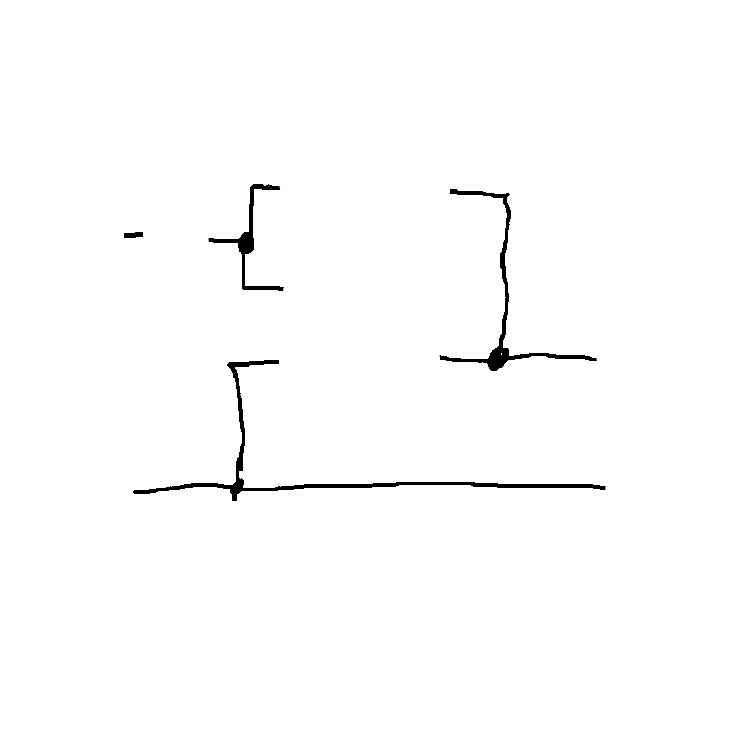
#> input picture CircuitSynthesis/DummySketchData/0_dummy.jpg, 733 x 733 px
$ python -i image_manipulation.py   (imports and definitions only)
#> lines starting #> are read from the running program, lines starting #| are printed output that depends on the picture; after the words box and inside, x2 and y2 are one past the last pixel; in counts of white or black regions, pixels touching at a corner belong together
import cv2
import numpy as np
import math

def unify_color(img):
    if isinstance(img[0][0], np.ndarray):
        if (len(img[0][0]) == 4):
            # not transparent
            if (img[0][0][3] == 255):
                img = cv2.cvtColor(img, cv2.COLOR_BGRA2GRAY)
            else:
                img = 255 - img[:, :, 3]
        else:
            img = cv2.cvtColor(img, cv2.COLOR_BGR2GRAY)

    return img

def make_binary(img, threshold = 127):
    img = unify_color(img)
    _, img = cv2.threshold(img, threshold, 255, cv2.THRESH_BINARY_INV)

    return img

# part should be white on black
# [65 lines left out: functions get_boundary, filter, not called in this run]

>>> import cv2
>>> picture = cv2.imread('../../DummySketchData/0_dummy.jpg')
#> picture is the input picture: shape (733, 733, 3); min 0, max 255, mean 252.4
>>> result = make_binary(picture)
#> in make_binary, `_, img = cv2.threshold(img, threshold, 255, cv2.THRESH_BINARY_INV)`:
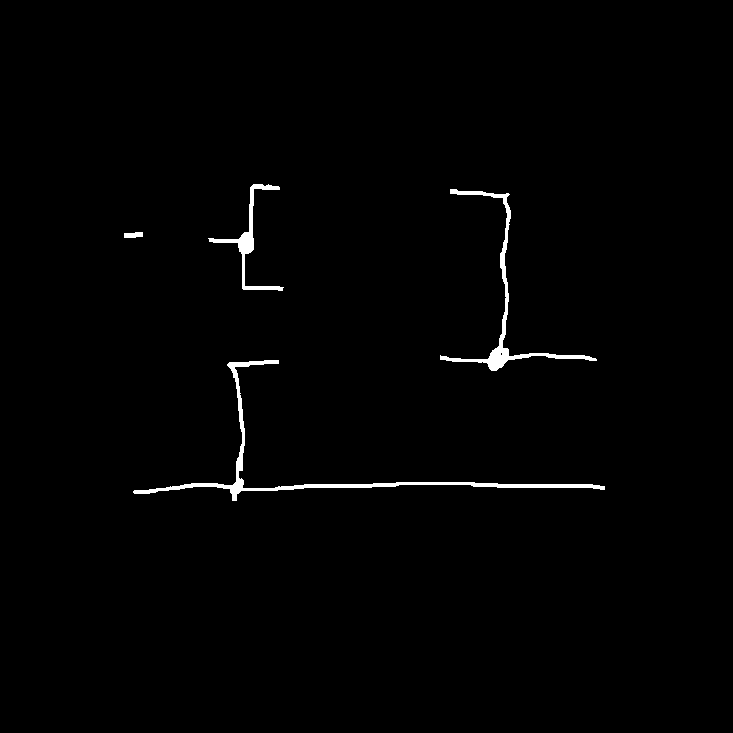
#> img: shape (733, 733); 1% white; 4 white regions, box (x1, y1, x2, y2) and area: (133, 360, 605, 501) 2625, (440, 189, 597, 371) 1731, (208, 184, 284, 291) 990, (124, 232, 143, 238) 96

$ run again, on CircuitSynthesis/DummySketchData/10_dummy.jpg
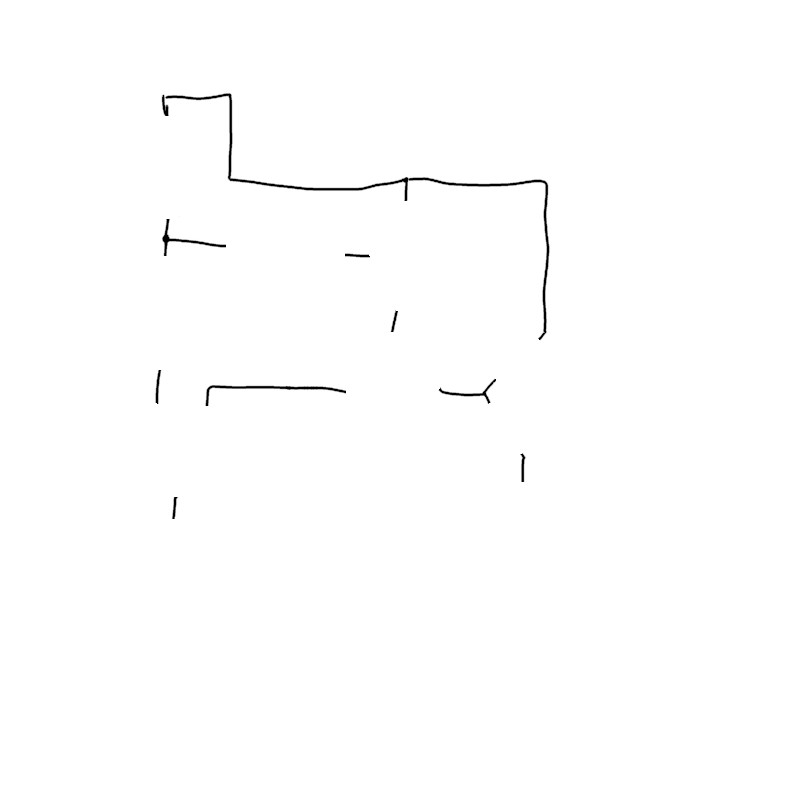
#> input picture CircuitSynthesis/DummySketchData/10_dummy.jpg, 800 x 800 px
#> picture is the input picture: shape (800, 800, 3); min 0, max 255, mean 253.9
#> in make_binary, `_, img = cv2.threshold(img, threshold, 255, cv2.THRESH_BINARY_INV)`:
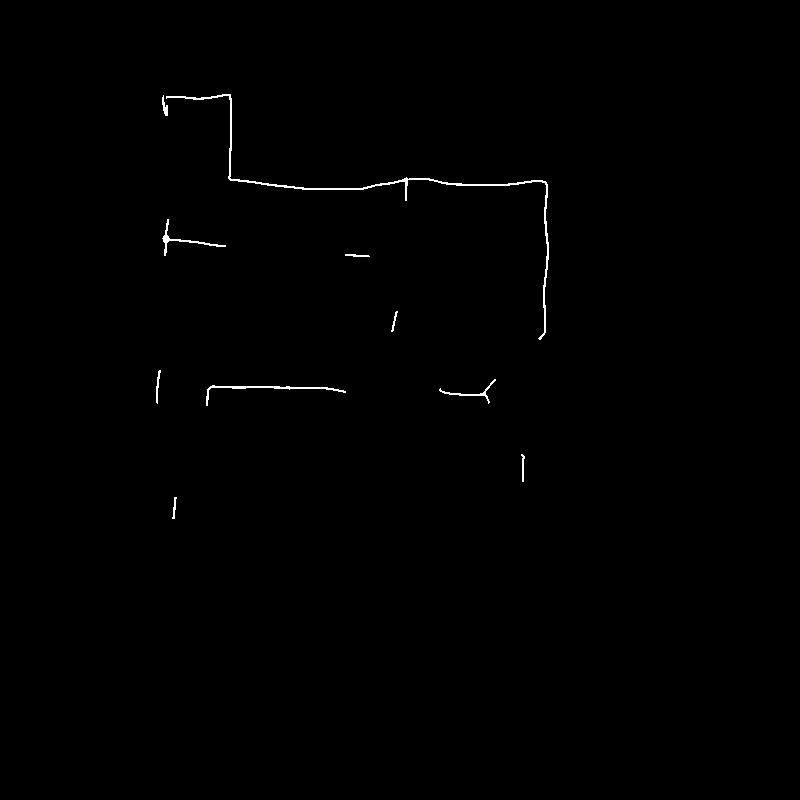
#> img: shape (800, 800); 0.39% white in thin lines or dots, all inside (x1, y1, x2, y2) = (156, 94, 549, 519)

$ run again, on CircuitSynthesis/DummySketchData/11_dummy.jpg
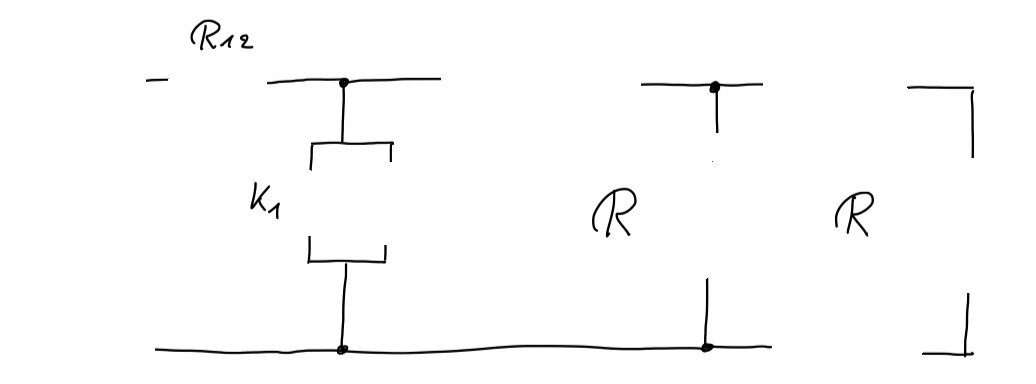
#> input picture CircuitSynthesis/DummySketchData/11_dummy.jpg, 1036 x 384 px
#> picture is the input picture: shape (384, 1036, 3); min 0, max 255, mean 251.4
#> in make_binary, `_, img = cv2.threshold(img, threshold, 255, cv2.THRESH_BINARY_INV)`:
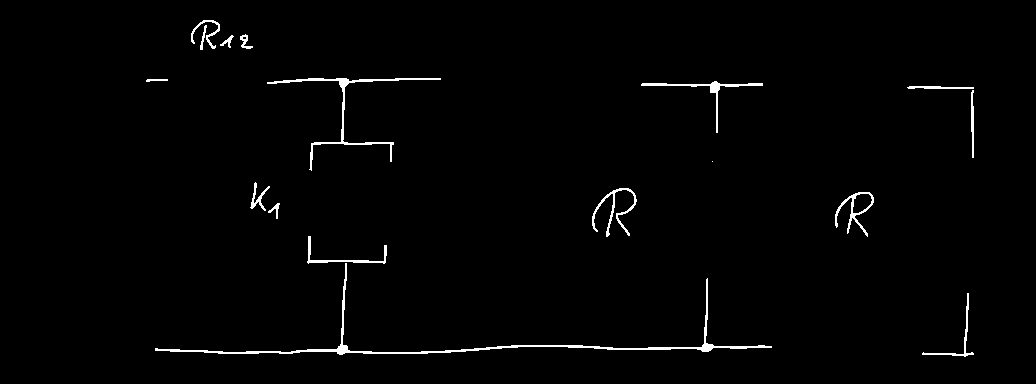
#> img: shape (384, 1036); 1.4% white in thin lines or dots, all inside (x1, y1, x2, y2) = (146, 20, 974, 357)

$ run again, on CircuitSynthesis/DummySketchData/12_dummy.jpg
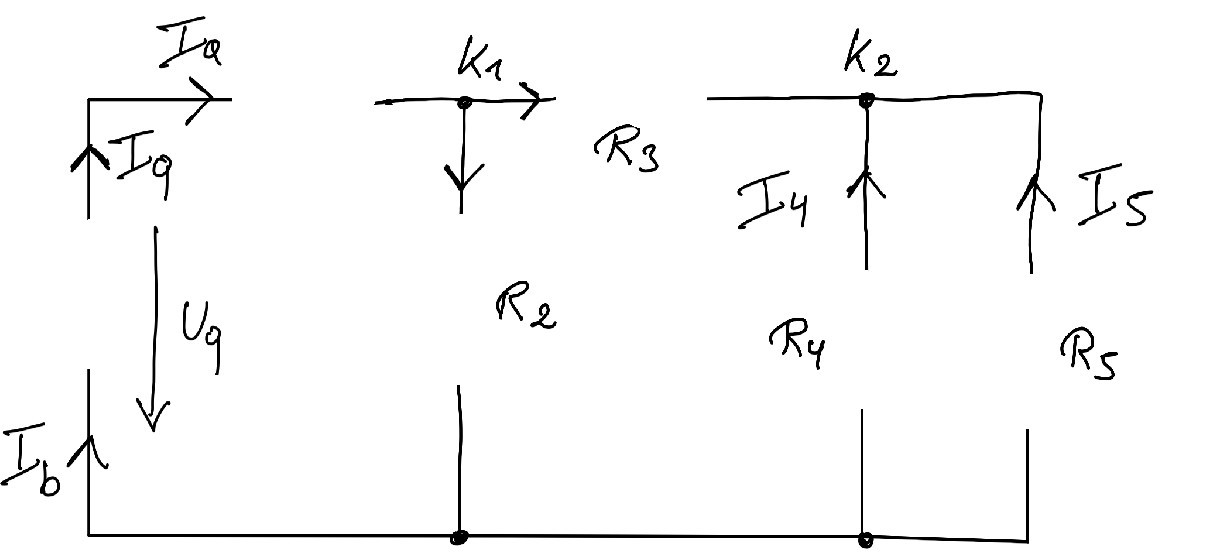
#> input picture CircuitSynthesis/DummySketchData/12_dummy.jpg, 1206 x 557 px
#> picture is the input picture: shape (557, 1206, 3); min 0, max 255, mean 247.9
#> in make_binary, `_, img = cv2.threshold(img, threshold, 255, cv2.THRESH_BINARY_INV)`:
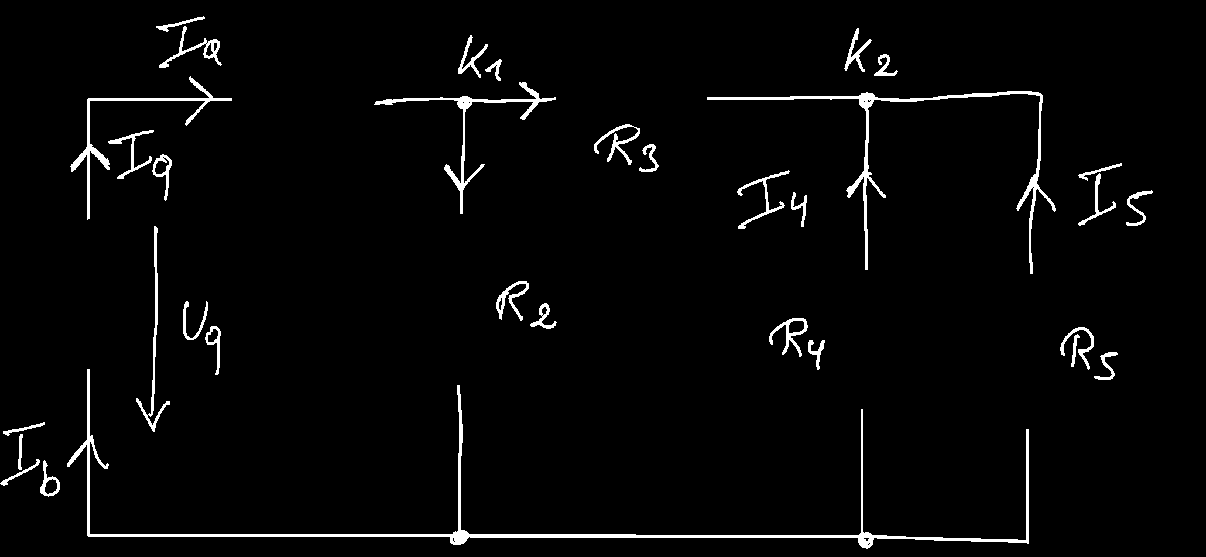
#> img: shape (557, 1206); 2.7% white; 33 white regions, largest, box (x1, y1, x2, y2) and area: (67, 369, 1029, 549) 5132, (707, 91, 1056, 274) 2732, (374, 82, 556, 214) 1419
